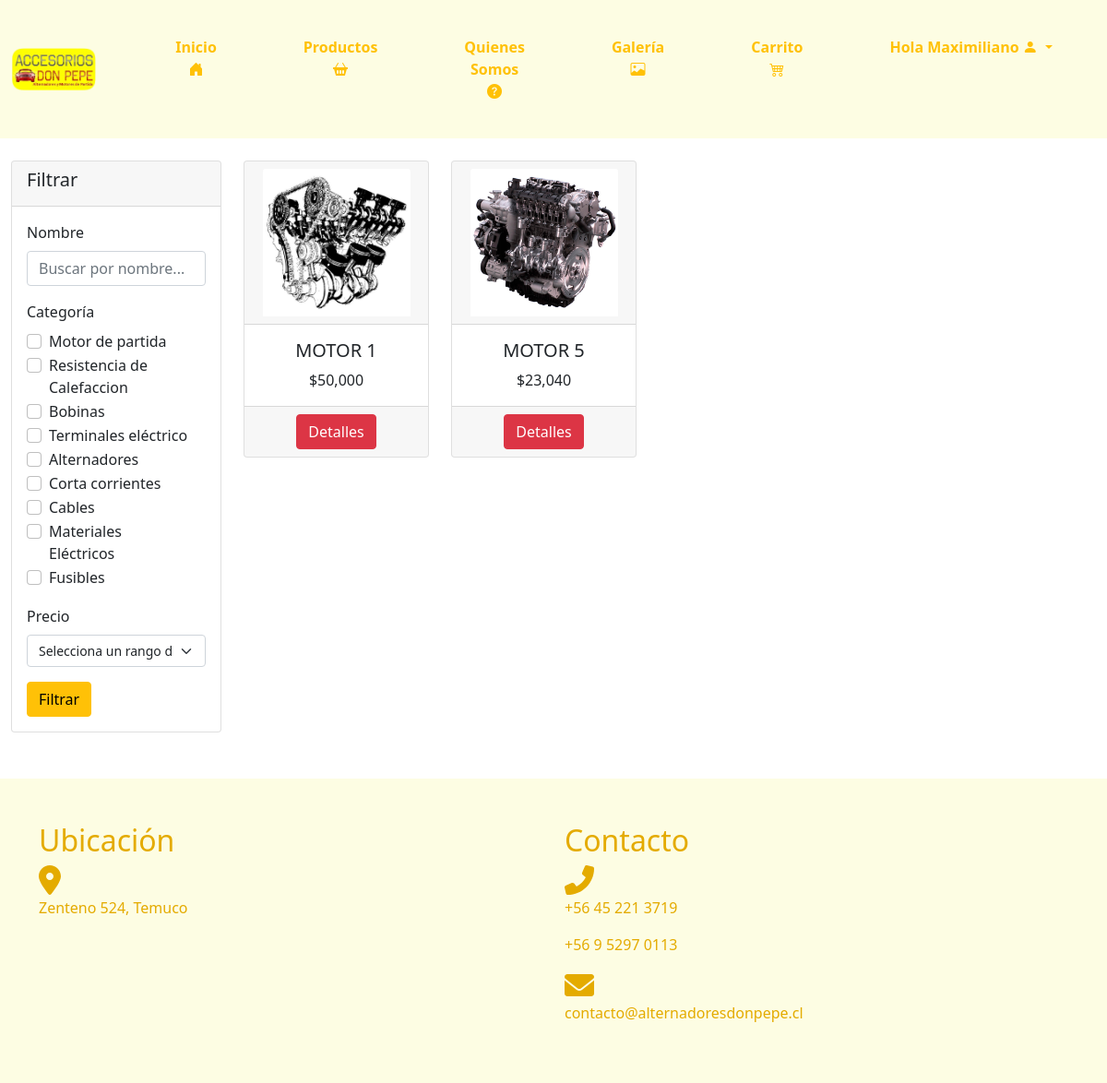
/productos/ (signed in), run on the app's committed database.
### core/models.py (models this page shows, shortened)
class Categoria(models.Model):
    idCategoria = models.IntegerField(primary_key=True)
    nombreCa = models.CharField(max_length=50)

class Producto(models.Model):
    codProducto = models.IntegerField(primary_key=True)
    nombreP = models.CharField(max_length=100)
    stock = models.IntegerField()
    descipcion = models.CharField(max_length=500)
    foto = models.ImageField(upload_to="productos")  # Directorio de destino para las imágenes de los productos
    precio = models.IntegerField()
    categoria = models.ForeignKey(Categoria, on_delete=models.CASCADE)
    def get_absolute_url(self):
        return reverse('detalleproducto', kwargs={'pk': self.pk})

### core/views.py (the view)
# urls.py: path('productos/', productos, name="productos"),
@login_required
def productos(request):
    nombre = request.GET.get('nombre', '')
    categoria_id = request.GET.get('categoria', '')
    precio_rango = request.GET.get('precio', '')
    productoListado = Producto.objects.all()
    if nombre:
        productoListado = productoListado.filter(nombreP__icontains=nombre)
    if categoria_id:
        productoListado = productoListado.filter(categoria_id=categoria_id)
    if precio_rango:
        min_precio, max_precio = map(int, precio_rango.split('-'))
        productoListado = productoListado.filter(precio__gte=min_precio, precio__lte=max_precio)
    categorias = Categoria.objects.all()
    carrito = ItemCarrito.objects.filter(usuario=request.user)
    total = sum(item.producto.precio * item.cantidad for item in carrito)
    carrito_count = sum(item.cantidad for item in carrito)
    contexto = {
        "productos": productoListado,
        "categorias": categorias,
        'carrito': carrito,
        'total': total,
        'carrito_count': carrito_count,
    }
    return render(request, 'core/productos.html', contexto)

### core/templatetags/custom_filters.py (called while the page is built)
@register.filter
def format_clp(value):
    try:
        return "${:,.0f}".format(value)
    except (ValueError, TypeError):
        return value

### core/templates/core/productos.html (shortened to what this page needs)
{% load static %}
{% load custom_filters %}
<!DOCTYPE html>
<html lang="en">
<head>
    <link href="https://cdn.jsdelivr.net/npm/bootstrap@5.0.2/dist/css/bootstrap.min.css" rel="stylesheet"
>
    <link href="https://cdnjs.cloudflare.com/ajax/libs/font-awesome/6.0.0-beta3/css/all.min.css" rel="stylesheet">
    <link type="text/css" rel="stylesheet" href="{% static 'css/inicio.css' %}">
    <link href="https://cdn.jsdelivr.net/npm/bootstrap-icons/font/bootstrap-icons.css" rel="stylesheet">
</head>
<body>
    <nav class="navbar navbar-expand-lg navbar-light" style="background-color: #fdfde3;">
        <div class="container-fluid">
            <a class="navbar-brand" href="{% url 'inicio' %}">
                <img src="{% static 'img/logo-don-pepe.png' %}" class="logo" style="max-width: 80%;"
                    alt="Accesorios Don Pepe">
            </a>
            <div class="collapse navbar-collapse justify-content-end" id="navbarNav">
                <ul class="navbar-nav">
                    <li class="nav-item">
                        <a class="btn btn-outline-warning py-4 px-4 mx-2" href="{% url 'inicio' %}">
                            Inicio
                            <i class="bi bi-house-door-fill"></i>
                        </a>
                    </li>
                    <li class="nav-item">
                        <a class="btn btn-outline-warning py-4 px-4 mx-2" href="{% url 'productos' %}">
                            Productos
                            <i class="bi bi-basket2-fill"></i>
                        </a>
                    </li>
                    <li class="nav-item">
                        <a class="btn btn-outline-warning py-4 px-4 mx-2" href="{% url 'quienessomos' %}">
                            Quienes Somos
                            <i class="bi bi-question-circle-fill"></i>
                        </a>
                    </li>
                    <li class="nav-item">
                        <a class="btn btn-outline-warning py-4 px-4 mx-2" href="{% url 'galeria' %}">
                            Galería
                            <i class="bi bi-image"></i>
                        </a>
                    </li>
                    <li class="nav-item">
                        <a class="btn btn-outline-warning py-4 px-4 mx-2 position-relative" data-bs-toggle="modal" data-bs-target="#cartModal">
                            Carrito
                            <i class="bi bi-cart4"></i>
                        </a>
                    </li>
                    <li class="nav-item dropdown">
                        {% if user.is_authenticated %}
                        <div class="btn-group">
                            <button type="button" class="btn btn-outline-warning py-4 px-4 mx-2 dropdown-toggle"
                                data-bs-toggle="dropdown" style="font-weight: 700; border: 0px; border-radius: 10px;">
                                {% if user.is_superuser %}
                                Administrador
                                {% else %}
                                Hola {{ user.first_name }}
                                {% endif %}
                                <i class="bi bi-person-fill"></i>
                            </button>
                        </div>
                        {% endif %}
                    </li>
                </ul>
            </div>
        </div>
    </nav>
    <br>
<div class="container-fluid">
    <div class="row">
        <div class="col-md-3" style="width: 21%;">
            <div class="card">
                <div class="card-header">
                    <h5>Filtrar</h5>
                </div>
                <div class="card-body">
                    <form method="GET" action="">
                        <div class="mb-3">
                            <label for="nombre" class="form-label">Nombre</label>
                            <input type="text" class="form-control" id="nombre" name="nombre" placeholder="Buscar por nombre..." value="{{ request.GET.nombre }}">
                        </div>
                        <div class="mb-3">
                            <label class="form-label">Categoría</label><br>
                            {% for categoria in categorias %}
                                <div class="form-check form-check-inline">
                                    <input class="form-check-input" type="checkbox" name="categoria" id="categoria_{{ categoria.idCategoria }}" value="{{ categoria.idCategoria }}">
                                    <label class="form-check-label" for="categoria_{{ categoria.idCategoria }}">
                                        {{ categoria.nombreCa }}
                                    </label>
                                </div>
                            {% endfor %}
                        </div>
                        <div class="mb-3">
                            <label for="precio" class="form-label">Precio</label>
                            <select class="form-select" style="font-size: 14px;" id="precio" name="precio">
                                <option value="" >Selecciona un rango de precio</option>
                            </select>
                        </div>
                        <button type="submit" class="btn btn-warning">Filtrar</button>
                    </form>
                </div>
            </div>
        </div>
        <div class="col-md-9">
            <div class="row">
                {% for m in productos %}
                <div class="col-md-4 col-sm-12" style="width: 25%; margin-bottom: 2%;">
                    <div class="card">
                        <div class="card-header" style="text-align: center;">
                            <img src="{{ m.foto.url }}" alt="" class="card-img-top imagen-producto">
                        </div>
                        <div class="card-body" style="text-align: center;">
                            <h5 style="text-transform: uppercase;">{{ m.nombreP }}</h5>
                            <h7>{{ m.precio|format_clp }}</h7>
                        </div>
                        <div class="card-footer" style="text-align: center;">
                            <a class="btn btn-danger" href="{{m.get_absolute_url}}">Detalles</a>
                        </div>
                    </div>
                </div>
                {% endfor %}
            </div>
        </div>
    </div>
</div>
   <div class="container-fluid py-5" style="background-color: #fdfde3; color: #e4ab00; margin-top: 50px;">
    <div class="container">
        <div class="row">
            <div class="col-md-6">
                <h2>Ubicación</h2>
                <i class="fas fa-map-marker-alt fa-2x"></i>
                <p>Zenteno 524, Temuco</p>
            </div>
            <div class="col-md-6">
                <h2>Contacto</h2>
                <i class="fas fa-phone-alt fa-2x"></i>
                <p>+56 45 221 3719</p>
                <p>+56 9 5297 0113</p>
                <i class="fas fa-envelope fa-2x"></i>
                <p>contacto@alternadoresdonpepe.cl</p>
            </div>
        </div>
    </div>
</div>
</body>
</html>

### core/static/css/inicio.css (style rules this page uses)
.navbar { padding: 0%; }
.navbar-nav li { padding: 15px 15px; }
.navbar-nav li a { font-weight: 700; border: 0px; border-radius: 10px; }

### core/templates/core/productos.html (style rules this page uses)
.imagen-producto { width: 160px; height: 160px; object-fit: cover; }

### data on the page
Categoria: nombreCa "Motor de partida"
Categoria: nombreCa "Resistencia de Calefaccion"
Categoria: nombreCa "Bobinas"
Categoria: nombreCa "Terminales eléctrico"
Categoria: nombreCa "Alternadores"
Categoria: nombreCa "Corta corrientes"
Categoria: nombreCa "Cables"
Categoria: nombreCa "Materiales Eléctricos"
Categoria: nombreCa "Fusibles"
Producto: foto (picture), nombreP "MOTOR 1", precio "$50,000"
Producto: foto (picture), nombreP "MOTOR 5", precio "$23,040"

### other printed values
{{ user.first_name }} "Maximiliano"
